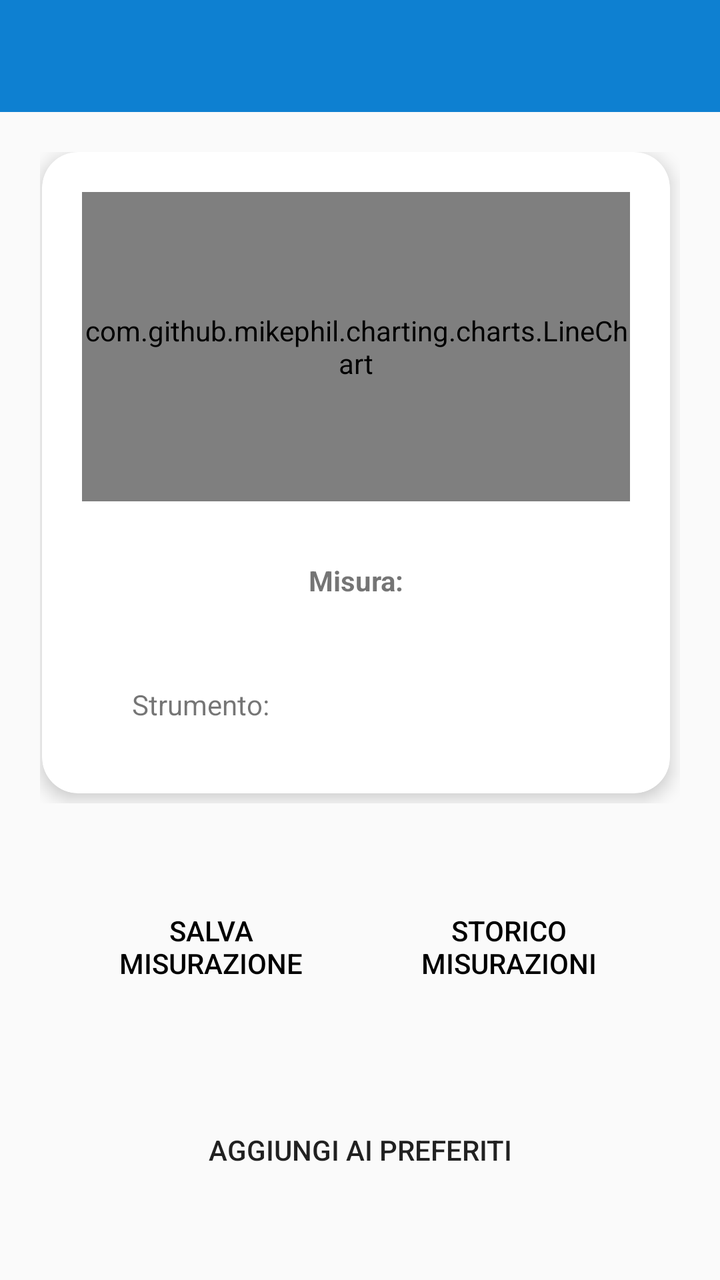
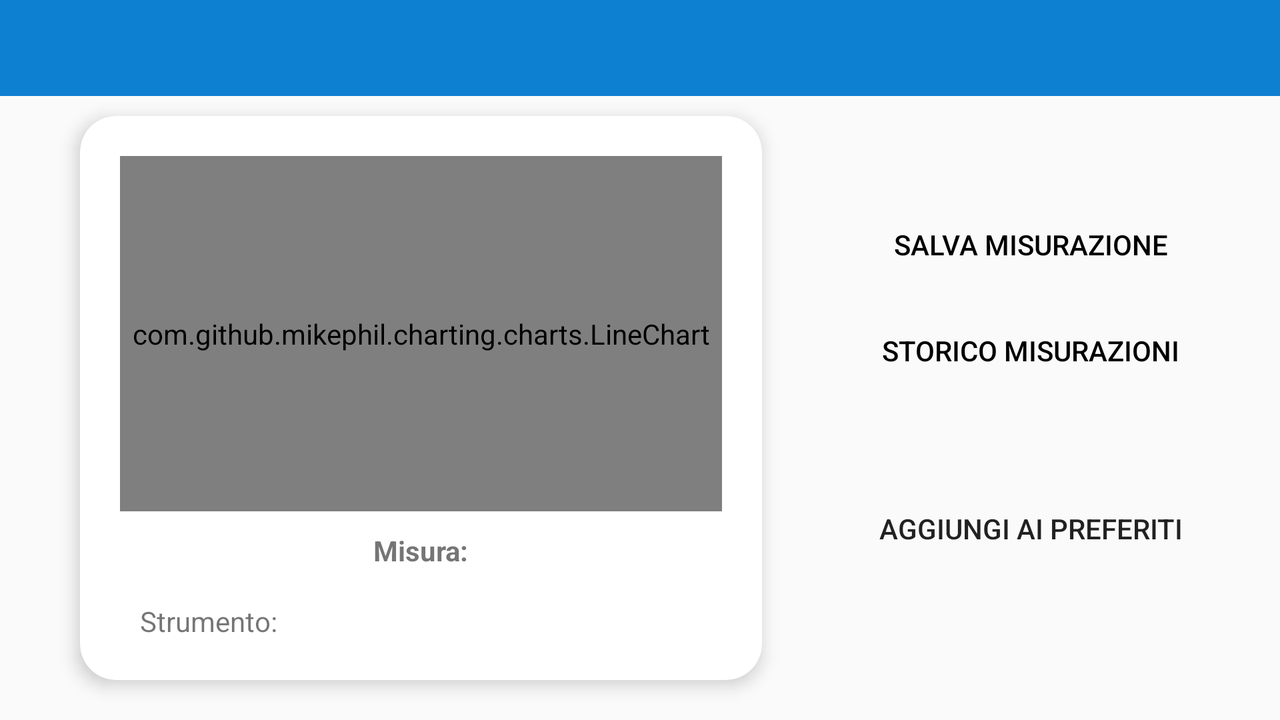

The same Android screen from two of the app's own layout files: first res/layout/ as a phone draws it, then the repository's variant for another configuration, drawn on a device whose configuration selects that folder. Both files follow.
<!-- AndroidManifest.xml: application theme AppTheme -->
<!-- res/layout/single_tool.xml -->
<?xml version="1.0" encoding="utf-8"?>
<LinearLayout xmlns:android="http://schemas.android.com/apk/res/android"
    xmlns:app="http://schemas.android.com/apk/res-auto"
    xmlns:tools="http://schemas.android.com/tools"
    android:orientation="vertical"
    android:layout_width="match_parent"
    android:layout_height="match_parent"
    android:background="@drawable/bg"
    android:weightSum="10">
    <include android:id="@+id/toolbar" layout="@layout/toolbar"/>

    <LinearLayout
        android:layout_width="match_parent"
        android:layout_height="wrap_content"
        android:layout_weight="10"
        android:padding="20dp"
        >

        <androidx.cardview.widget.CardView
            android:layout_width="match_parent"
            android:layout_height="match_parent"
            android:layout_rowWeight="1"
            android:layout_columnWeight="1"
            android:layout_marginStart="1dp"
            android:layout_marginEnd="5dp"
            android:layout_marginBottom="5dp"
            android:visibility="visible"
            app:cardCornerRadius="18dp"
            app:cardElevation="5dp">

            <LinearLayout
                android:layout_width="match_parent"
                android:layout_height="match_parent"
                android:layout_margin="10dp"
                android:orientation="vertical">

                <GridLayout
                    android:id="@+id/grafic_text"
                    android:layout_width="match_parent"
                    android:layout_height="match_parent"
                    android:weightSum="2"
                    android:orientation="horizontal"
                    android:textAlignment="center"
                    android:padding="10dp"
                    android:rowCount="3"
                    android:columnCount="1"
                    android:alignmentMode="alignMargins"
                    tools:ignore="UselessParent">

                    <com.github.mikephil.charting.charts.LineChart
                        android:id="@+id/chart1"
                        android:layout_width="match_parent"
                        android:layout_height="wrap_content"
                        tools:layout_editor_absoluteY="0dp"
                        android:layout_rowWeight="3"

                        tools:layout_editor_absoluteX="8dp"
                        tools:ignore="MissingClass"

                        />


                    <TextView
                        android:id="@+id/measure"
                        android:layout_width="match_parent"
                        android:layout_rowWeight="0.7"
                        android:layout_marginTop="30dp"
                        android:text="@string/measure"
                        android:textStyle="bold"
                        android:textAlignment="center">

                    </TextView>

                    <LinearLayout
                        android:id="@+id/details_layout"
                        android:layout_width="match_parent"
                        android:layout_height="wrap_content"
                        android:layout_weight="3"
                        android:orientation="vertical"
                        tools:ignore="InefficientWeight"
                        android:padding="15dp">

                        <LinearLayout
                            android:id="@+id/instrument_layout"
                            android:layout_width="match_parent"
                            android:layout_height="match_parent"
                            android:layout_weight="3"
                            android:orientation="horizontal"
                            tools:ignore="NestedWeights"
                            >

                            <TextView
                                android:id="@+id/unit_measu"
                                android:layout_width="match_parent"
                                android:layout_height="wrap_content"
                                android:layout_marginStart="10dp"
                                android:layout_weight="2"
                                android:layout_gravity="center"
                                android:maxLines="1"
                                android:text="@string/instrument_det"
                                tools:ignore="NestedWeights" />

                            <TextView
                                android:id="@+id/details"
                                android:layout_width="match_parent"
                                android:layout_height="wrap_content"
                                android:layout_weight="2"
                                android:maxLines="1"
                                android:textAlignment="center"
                                android:textColor="@android:color/black"
                                android:autoSizeTextType="uniform"
                                android:autoSizeMinTextSize="9sp"
                                android:autoSizeMaxTextSize="100sp"/>

                        </LinearLayout>

                    </LinearLayout>

                </GridLayout>
            </LinearLayout>



        </androidx.cardview.widget.CardView>


    </LinearLayout>

    <LinearLayout
        android:id="@+id/linearLayout"
        android:layout_width="match_parent"
        android:layout_height="wrap_content"
        android:orientation="vertical"
        android:layout_weight="1">


        <GridLayout
            android:id="@+id/horiz_botton"
            android:layout_width="match_parent"
            android:layout_height="wrap_content"
            android:layout_marginLeft="16dp"
            android:layout_marginRight="16dp"
            android:alignmentMode="alignMargins"
            android:columnCount="2"
            android:orientation="horizontal"
            android:padding="20dp"
            android:rowCount="1"
            android:textAlignment="center"
            android:weightSum="2">

            <Button
                android:layout_width="0dp"
                android:layout_height="wrap_content"
                android:layout_columnWeight="1"
                android:layout_marginEnd="10dp"
                android:layout_marginBottom="5dp"
                android:background="@drawable/historical"
                android:padding="14dp"
                android:maxLines="2"
android:id="@+id/add"
                android:text="@string/save_measure"
                android:textAlignment="center"
                android:textColor="@android:color/black"
                android:autoSizeTextType="uniform"
                android:autoSizeMinTextSize="10sp"
                android:autoSizeMaxTextSize="100sp">

            </Button>

            <Button
                android:layout_width="0dp"
                android:layout_height="wrap_content"
                android:textAlignment="center"
                android:textColor="@android:color/black"
                android:autoSizeTextType="uniform"
                android:autoSizeMinTextSize="10sp"
                android:autoSizeMaxTextSize="100sp"

                android:layout_columnWeight="1"
                android:background="@drawable/historical"
                android:padding="14dp"
                android:maxLines="2"

                android:text="@string/historical_measure">

            </Button>

        </GridLayout>

        <Button
            android:id="@+id/add_fav"
            android:layout_width="match_parent"
            android:layout_height="50dp"
            android:layout_marginLeft="40dp"
            android:layout_marginTop="20dp"
            android:layout_marginRight="40dp"
            android:layout_marginBottom="40dp"
            android:text="@string/add_favour"
            android:background="@drawable/historical"/>

    </LinearLayout>


</LinearLayout>
<!-- res/layout/toolbar.xml (included above) -->
<androidx.appcompat.widget.Toolbar xmlns:android="http://schemas.android.com/apk/res/android"
    xmlns:app="http://schemas.android.com/apk/res-auto"
    android:id="@+id/toolbar"
    android:layout_width="match_parent"
    android:layout_height="wrap_content"
    android:background="@color/colorPrimaryDark"
    android:fitsSystemWindows="true"
    android:minHeight="?attr/actionBarSize"
    app:theme="@style/ThemeOverlay.AppCompat.Dark.ActionBar"/>
<!-- resources referenced by this layout -->
<resources>
  <color name="colorPrimaryDark">#0e80d1</color>
  <string name="add_favour">Aggiungi ai preferiti</string>
  <string name="historical_measure">Storico Misurazioni</string>
  <string name="instrument_det">Strumento:</string>
  <string name="measure">Misura:</string>
  <string name="save_measure">Salva Misurazione</string>
  <style name="AppTheme" parent="Theme.AppCompat.Light.NoActionBar">
          
          <item name="colorPrimary">@color/colorPrimary</item>
          <item name="colorPrimaryDark">@color/colorPrimaryDark</item>
          <item name="colorAccent">@color/colorAccent</item>
      </style>
  <color name="colorPrimary">#0e80d1</color>
  <color name="colorAccent">#03DAC5</color>
</resources>
<!-- res/layout-land/single_tool.xml (the repository's variant of the layout above) -->
<!-- drawn on the phone turned sideways -->
<?xml version="1.0" encoding="utf-8"?>
<LinearLayout xmlns:android="http://schemas.android.com/apk/res/android"
    xmlns:app="http://schemas.android.com/apk/res-auto"
    xmlns:tools="http://schemas.android.com/tools"
    android:layout_width="match_parent"
    android:layout_height="match_parent"
    android:background="@drawable/bg"
    android:orientation="vertical">

    <include
        android:id="@+id/toolbar"
        layout="@layout/toolbar" />

    <GridLayout
        android:layout_width="match_parent"
        android:layout_height="match_parent"
        android:columnCount="2"
        android:rowCount="1">

        <androidx.cardview.widget.CardView
            android:layout_width="wrap_content"
            android:layout_height="wrap_content"
            android:layout_rowWeight="1"
            android:layout_columnWeight="5"
            android:layout_marginStart="40dp"
            android:layout_marginEnd="10dp"
            android:layout_marginBottom="20dp"
            android:layout_marginTop="10dp"
            android:visibility="visible"
            app:cardCornerRadius="18dp"
            app:cardElevation="5dp">

            <LinearLayout
                android:layout_width="match_parent"
                android:layout_height="match_parent"
                android:layout_margin="10dp"
                android:orientation="vertical">

                <GridLayout
                    android:id="@+id/grafic_text"
                    android:layout_width="match_parent"
                    android:layout_height="match_parent"
                    android:alignmentMode="alignMargins"
                    android:columnCount="1"
                    android:orientation="horizontal"
                    android:padding="10dp"
                    android:rowCount="3"
                    android:textAlignment="center"
                    android:weightSum="2"
                    tools:ignore="UselessParent">

                    <com.github.mikephil.charting.charts.LineChart
                        android:id="@+id/chart1"
                        android:layout_width="match_parent"
                        android:layout_height="wrap_content"
                        android:layout_rowWeight="7"
                        tools:ignore="MissingClass"
                        tools:layout_editor_absoluteX="8dp"
                        tools:layout_editor_absoluteY="0dp" />

                    <TextView
                        android:id="@+id/measure"
                        android:layout_width="match_parent"
                        android:layout_rowWeight="0.5"
                        android:layout_marginTop="10dp"
                        android:text="@string/measure"
                        android:textAlignment="center"
                        android:textStyle="bold" />

                    <LinearLayout
                        android:id="@+id/details_layout"
                        android:layout_width="match_parent"
                        android:layout_height="wrap_content"
                        android:orientation="vertical"
                        android:paddingTop="5dp"
                        tools:ignore="InefficientWeight">

                        <LinearLayout
                            android:id="@+id/instrument_layout"
                            android:layout_width="match_parent"
                            android:layout_height="match_parent"
                            android:layout_weight="3"
                            android:orientation="horizontal"
                            tools:ignore="NestedWeights">

                            <TextView
                                android:id="@+id/unit_measu"
                                android:layout_width="match_parent"
                                android:layout_height="wrap_content"
                                android:layout_gravity="center"
                                android:layout_marginStart="10dp"
                                android:layout_weight="2"
                                android:maxLines="1"
                                android:text="@string/instrument_det"
                                tools:ignore="NestedWeights" />

                            <TextView
                                android:id="@+id/details"
                                android:layout_width="match_parent"
                                android:layout_height="wrap_content"
                                android:layout_weight="2"
                                android:maxLines="1"
                                android:textAlignment="center"
                                android:textColor="@android:color/black"
                                android:textSize="14sp" />

                        </LinearLayout>
                    </LinearLayout>
                </GridLayout>
            </LinearLayout>
        </androidx.cardview.widget.CardView>

        <LinearLayout
            android:id="@+id/linearLayout"
            android:gravity="center"
            android:layout_width="wrap_content"
            android:layout_height="wrap_content"
            android:layout_rowWeight="1"
            android:orientation="vertical">

            <GridLayout
                android:id="@+id/horiz_botton"
                android:layout_width="match_parent"
                android:layout_height="wrap_content"
                android:layout_marginLeft="16dp"
                android:layout_marginRight="16dp"
                android:alignmentMode="alignMargins"
                android:columnCount="1"
                android:orientation="horizontal"
                android:padding="20dp"
                android:rowCount="2"
                android:textAlignment="center"
                android:weightSum="2">

                <Button
                    android:id="@+id/add"
                    android:layout_width="match_parent"
                    android:layout_height="wrap_content"
                    android:layout_columnWeight="1"
                    android:layout_marginBottom="5dp"
                    android:background="@drawable/historical"
                    android:maxLines="2"
                    android:padding="14dp"
                    android:text="@string/save_measure"
                    android:textAlignment="center"
                    android:textColor="@android:color/black" />

                <Button
                    android:id="@+id/history"
                    android:layout_width="match_parent"
                    android:layout_height="wrap_content"
                    android:layout_columnWeight="1"
                    android:background="@drawable/historical"
                    android:maxLines="2"
                    android:padding="14dp"
                    android:text="@string/historical_measure"
                    android:textAlignment="center"
                    android:textColor="@android:color/black" />

            </GridLayout>

            <Button
                android:id="@+id/add_fav"
                android:layout_width="match_parent"
                android:layout_height="50dp"
                android:layout_marginLeft="40dp"
                android:layout_marginTop="20dp"
                android:layout_marginRight="40dp"
                android:layout_marginBottom="40dp"
                android:background="@drawable/historical"
                android:text="@string/add_favour" />

            <Button
                android:id="@+id/remove_fav"
                android:layout_width="match_parent"
                android:layout_height="50dp"
                android:layout_marginLeft="40dp"
                android:layout_marginTop="20dp"
                android:layout_marginRight="40dp"
                android:layout_marginBottom="40dp"
                android:background="@drawable/historical"
                android:text="@string/removePreference"
                android:visibility="gone" />

        </LinearLayout>
    </GridLayout>
</LinearLayout>
<!-- resources referenced by the variant -->
<!-- as the phone turned sideways resolves them -->
<resources>
  <color name="colorPrimaryDark">#0e80d1</color>
  <string name="add_favour">Aggiungi ai preferiti</string>
  <string name="historical_measure">Storico Misurazioni</string>
  <string name="instrument_det">Strumento:</string>
  <string name="measure">Misura:</string>
  <string name="removePreference">Rimuovi dai preferiti</string>
  <string name="save_measure">Salva Misurazione</string>
  <style name="AppTheme" parent="Theme.AppCompat.Light.NoActionBar">
          
          <item name="colorPrimary">@color/colorPrimary</item>
          <item name="colorPrimaryDark">@color/colorPrimaryDark</item>
          <item name="colorAccent">@color/colorAccent</item>
      </style>
  <color name="colorPrimary">#0e80d1</color>
  <color name="colorAccent">#03DAC5</color>
</resources>
